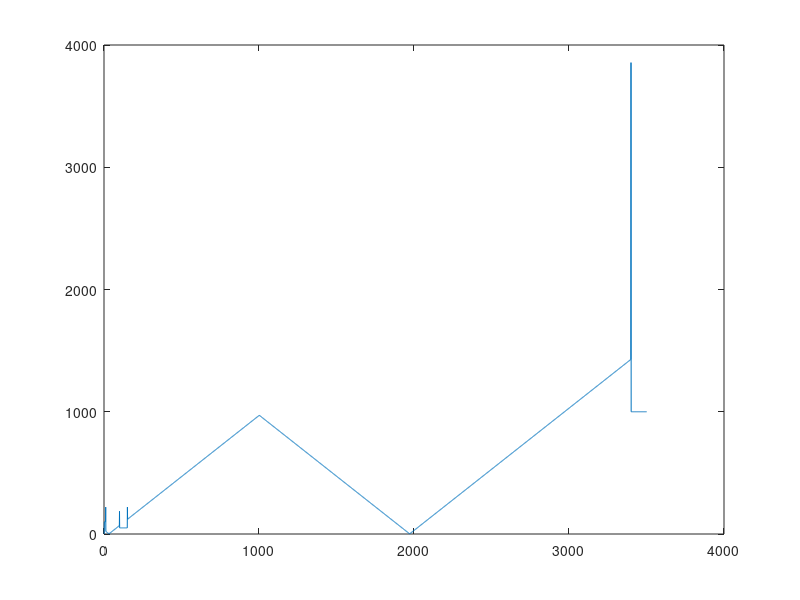
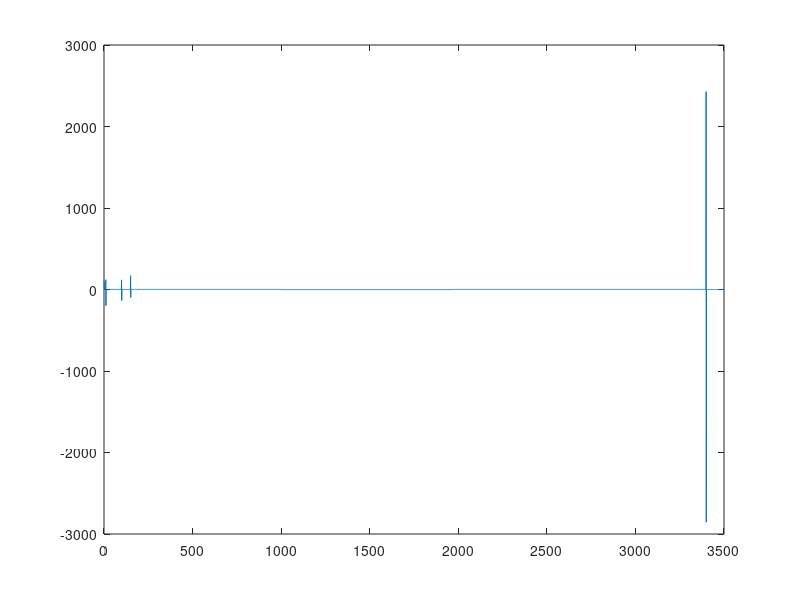

Recreate these plots in MATLAB, in order. (Note: this script raises an error after producing the figures.)
clear ;
t = 0:.01:25;
x =-30+ (0:.01:10)*100;
y = x(end) - (0.01:.01:25)*100;
z = [x(:); y(:)];
z(1:10) = 100;
z(100:150) = -50;
z(3400:end) = 1000;
% zz = zeros(size(z));
zmax = min(z);
zz = z- min(z);
zz = abs(z(2:end))-abs(z(1:end-1));
% DiffInd = find(diff(zz) ~= diff(z));
for DataInd = 2:length(z)
    zz(DataInd) = abs(z(DataInd-1)) + abs(z(DataInd) - z(DataInd-1));
end
Sig = diff(zz);
plot(zz); figure; plot(Sig);
OutIdx = [];
OutIdxDiff = find(abs(Sig)>45); % Find outlier idx
if ~isempty(OutIdxDiff)
    OutlierDiff = Sig(OutIdxDiff);
    OutlierDiffLen = length(OutlierDiff);
    IndCurr = OutIdxDiff(1);
    IndBefore = 1;
    while(IndCurr <= OutIdxDiff(end))
        if Sig(IndCurr) < 0
            OutIdx = [OutIdx; IndBefore:IndCurr];
            IndBefore = IndCurr;
            if IndCurr ~= OutIdxDiff(end)
                IndCurr = OutIdxDiff(find(OutlierDiff == IndCurr) + 1);
            else
                IndCurr = OutIdxDiff(end) + 1;
            end
        else
            NegIdx = find(OutlierDiff<0);
            NegIdx1 = min(find(OutIdxDiff(NegIdx) > IndCurr));
            if ~isempty(NegIdx1)
                OutIdx = [OutIdx; IndCurr:OutIdxDiff(NegIdx1)];
                IndBefore = OutIdxDiff(NegIdx1)+1;
                IndCurr = OutIdxDiff(find(OutlierDiff == NegIdx) + 1);
            else
                OutIdx = [OutIdx; IndCurr:length(Sig)];
                IndCurr = OutIdxDiff(end) + 1;
            end
        end
    end
end